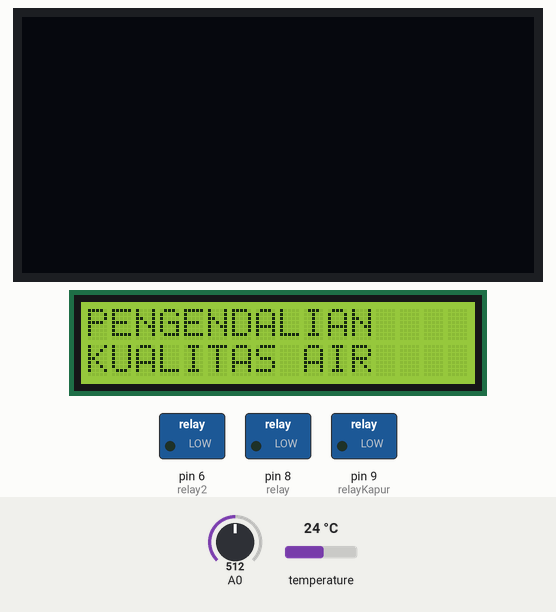
Recording of a sketch running on a simulated Arduino Uno, built with avr-gcc and run on an emulated ATmega328P. On the bench: 128×64 one-colour display, 16×2 character LCD, switched loads named in the sketch (green lamp = pin HIGH). The test bench sets the inputs (shaded band); at power-on: temperature 24 °C, A0 = 512. What the sketch prints to the serial monitor is not drawn.

Above: at 3.2 s.
At 9.3 s:
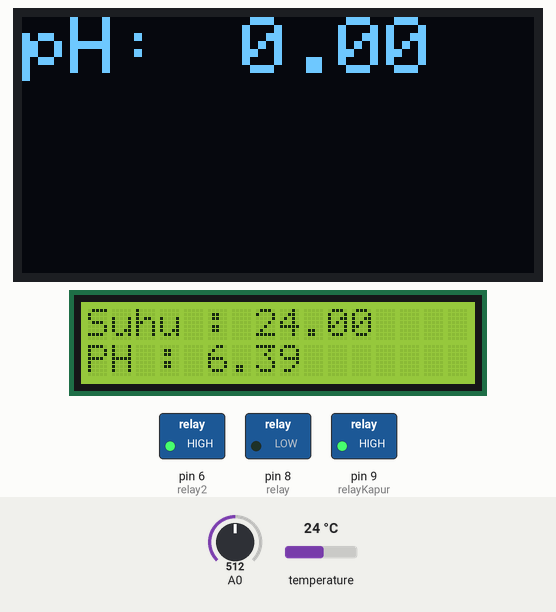
9.4 s: temperature set to 29.3 °C
At 12.2 s:
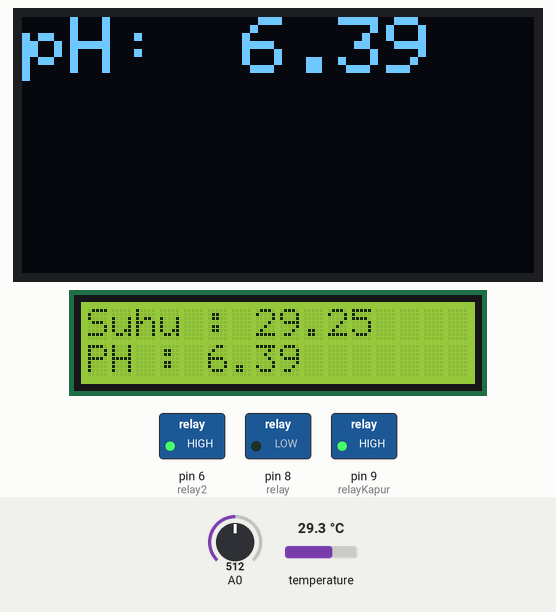
15.7 s: temperature set to 30.4 °C
At 19.2 s:
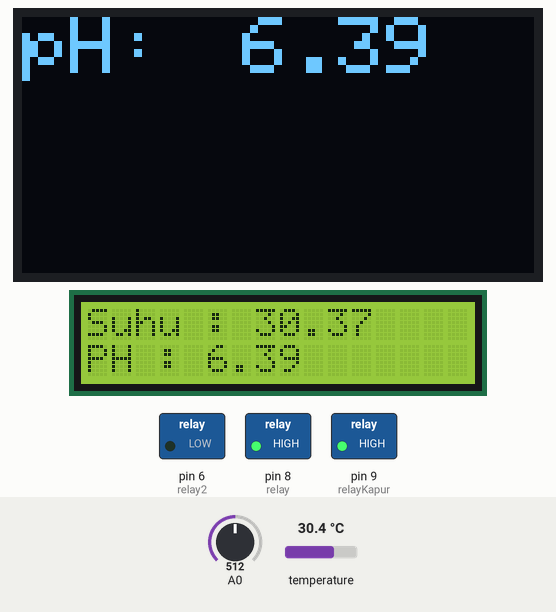
Timing chart, 0 to 20.7 s (numbered marks = the images above; inputs shaded):
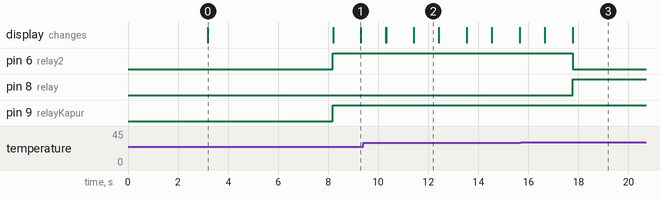

The sketch:

pulung018.ino
```cpp
#include <Wire.h>
#include <Adafruit_GFX.h>
#include <Adafruit_SSD1306.h>
#include <SimpleTimer.h>
const int relay = 8;
const int relay2 = 6;
const int relayKapur = 9;
SimpleTimer timer;
#include <LiquidCrystal_I2C.h>
LiquidCrystal_I2C lcd(0x27, 16, 2);

// SENSOR PH = PIN A0
// SUHU = PIN 7
// RELAY = PIN 8
// RELAY2 = PIN 6
// RELAYKAPUR = 9

float calibration_value = 21.34 - 0.7;
int phval = 0;
unsigned long int avgval;
int buffer_arr[10],temp;

float ph_act;
// for the OLED display

#define SCREEN_WIDTH 128 // OLED display width, in pixels
#define SCREEN_HEIGHT 64 // OLED display height, in pixels

// Declaration for an SSD1306 display connected to I2C (SDA, SCL pins)
#define OLED_RESET     -1 // Reset pin # (or -1 if sharing Arduino reset pin)
Adafruit_SSD1306 display(SCREEN_WIDTH, SCREEN_HEIGHT, &Wire, OLED_RESET);

#include <OneWire.h>
#include <DallasTemperature.h>

// sensor diletakkan di pin 2
#define ONE_WIRE_BUS 7

// setup sensor
OneWire oneWire(ONE_WIRE_BUS);

// berikan nama variabel,masukkan ke pustaka Dallas
DallasTemperature sensorSuhu(&oneWire);

float suhuSekarang;


void setup()
{
  Wire.begin();
 Serial.begin(9600);
   sensorSuhu.begin();
  display.begin(SSD1306_SWITCHCAPVCC, 0x3C);
  display.clearDisplay();
  display.setTextColor(WHITE);
pinMode(relay,OUTPUT);
pinMode(relay2,OUTPUT);
pinMode(relayKapur,OUTPUT);

timer.setInterval(500L, display_pHValue);
 lcd.begin();
  lcd.setCursor(0, 0);
  lcd.print("LOADING....                  ");
  lcd.setCursor(0, 1);
  lcd.print("                  ");
  delay(3000);
   lcd.setCursor(0, 0);
  lcd.print("PENGENDALIAN");
    lcd.setCursor(0, 1);
  lcd.print("KUALITAS AIR");
 delay(5000);
 lcd.clear();
}
void loop() {

  digitalWrite(relay, LOW);
    digitalWrite(relay2, HIGH);
    digitalWrite(relayKapur, HIGH);
  timer.run(); // Initiates SimpleTimer
 for(int i=0;i<10;i++)
 {
 buffer_arr[i]=analogRead(A0);
 delay(30);
 }
 for(int i=0;i<9;i++)
 {
 for(int j=i+1;j<10;j++)
 {
 if(buffer_arr[i]>buffer_arr[j])
 {
 temp=buffer_arr[i];
 buffer_arr[i]=buffer_arr[j];
 buffer_arr[j]=temp;
 }
 }
 }
 avgval=0;
 for(int i=2;i<8;i++)
 avgval+=buffer_arr[i];
 float volt=(float)avgval*5.0/1024/6;
  ph_act = -5.70 * volt + calibration_value;

 Serial.print("Nilai PH: ");
 Serial.println(ph_act);
  suhuSekarang = ambilSuhu();
 Serial.print("Suhu : "); Serial.println(suhuSekarang);

 lcd.setCursor(0, 0);
  lcd.print("Suhu : ");
   lcd.print(suhuSekarang);
    lcd.setCursor(0, 1);
  lcd.print("PH : ");
  if(ph_act < 0){
  ph_act = ph_act*(-1);
  }

   lcd.print(ph_act);
   if (suhuSekarang >= 30){
      digitalWrite(relay, HIGH);
       digitalWrite(relay2, LOW);
      delay(10000);
   }
     if (ph_act < 6){
       digitalWrite(relayKapur, LOW);
//       digitalWrite(relay2, LOW);
      delay(3000);
   }
 delay(1000);
 lcd.clear();
}

float ambilSuhu()
{
   sensorSuhu.requestTemperatures();
   float suhu = sensorSuhu.getTempCByIndex(0);
   return suhu;
}

void display_pHValue()
{
     // display on Oled display

   // Oled display
  display.clearDisplay();
  display.setTextSize(2);
  display.setCursor(0,0); // column row
  display.print("pH:");

  display.setTextSize(2);
  display.setCursor(55, 0);
  display.print(ph_act);

/*
    display.setTextSize(2);
  display.setCursor(0,30);
  display.print("EC:");

  display.setTextSize(2);
  display.setCursor(60, 30);
  display.print(345);
  display.setCursor(95, 50);
*/
 display.display();
}
```

Measured:
- the behaviour switches between 29.9 and 30 °C on temperature (found by bisection; images 2 and 3)
- after the input at 15.7 s, pin 6 (relay2): HIGH → LOW after 2.1 s; pin 8 (relay): LOW → HIGH after 2.1 s; the display: first differs from a run without the input after 2.1 s (image 3)
- what the display in image 0 shows lasts 5.0 s, from 3.2 s to 8.2 s
- what the display in image 2 shows lasts 1.0 s, from 11.4 s to 12.4 s
